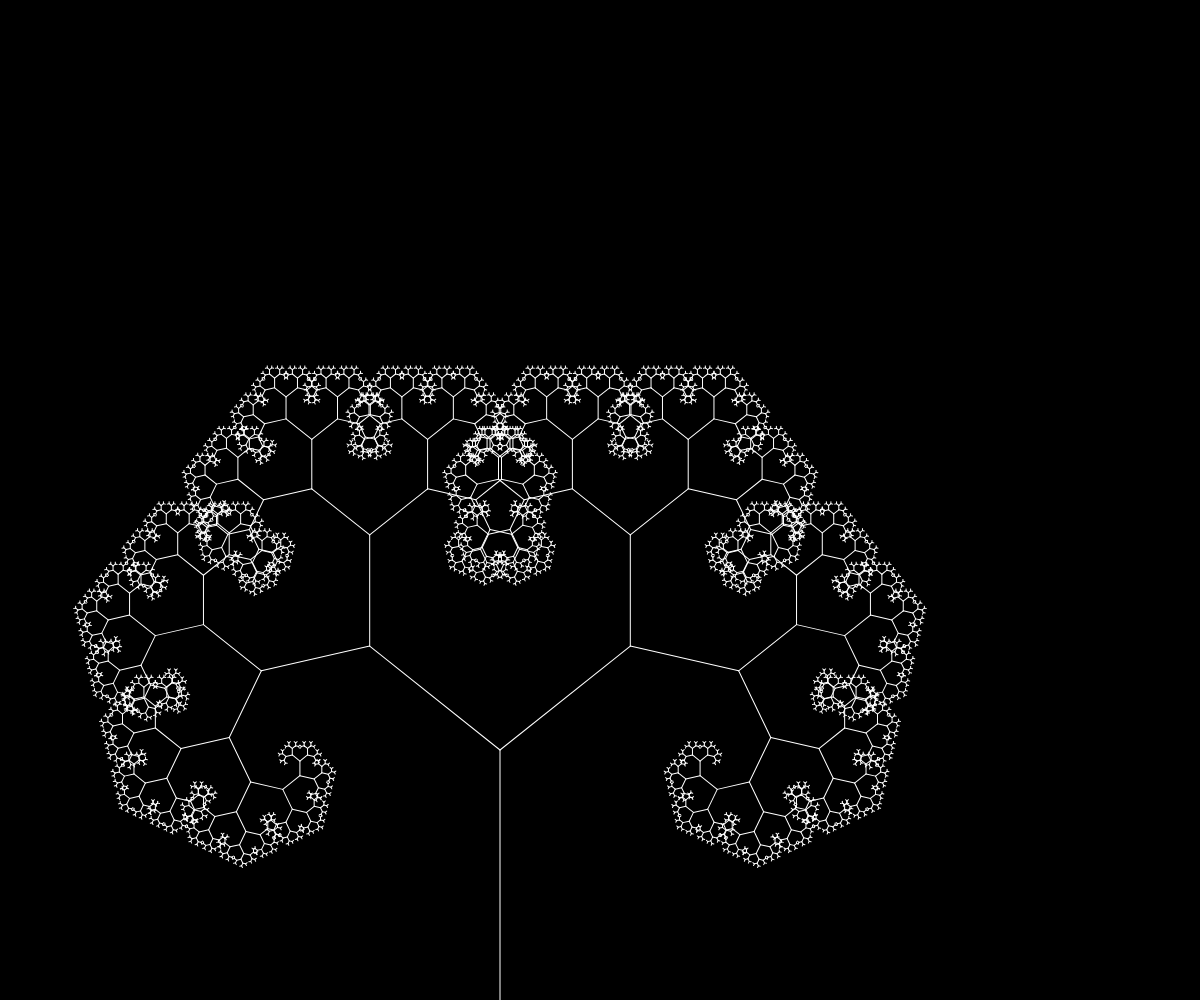
Frame 1 (no input)
Frame 60 (no input): identical to frame 1, image omitted
Frame 120 (the mouse pressed at the canvas centre since frame 60): identical to frame 1, image omitted

The p5.js sketch that drew this single still picture (run headless with seeded random() and noise() and a simulated clock; from frame 60 on, the mouse is pressed at the canvas centre):

// p5.js sketch
// ── sketch.js
// From here https://youtu.be/0jjeOYMjmDU
const angle = 3.14159265358979323846 / 3.5;
const step = 0.666666667;
function setup() {
  createCanvas(windowWidth, windowHeight);
  background(0);
  stroke(255);
  translate(windowHeight / 2, windowHeight);
  branch(windowHeight / 4);
}

function draw() {}

function branch(len) {
  line(0, 0, 0, -len);
  translate(0, -len);
  if (len > 2) {
    push();
    rotate(angle);
    branch(len * step);
    pop();
    push();
    rotate(-angle);
    branch(len * step);
    pop();
  }
}
